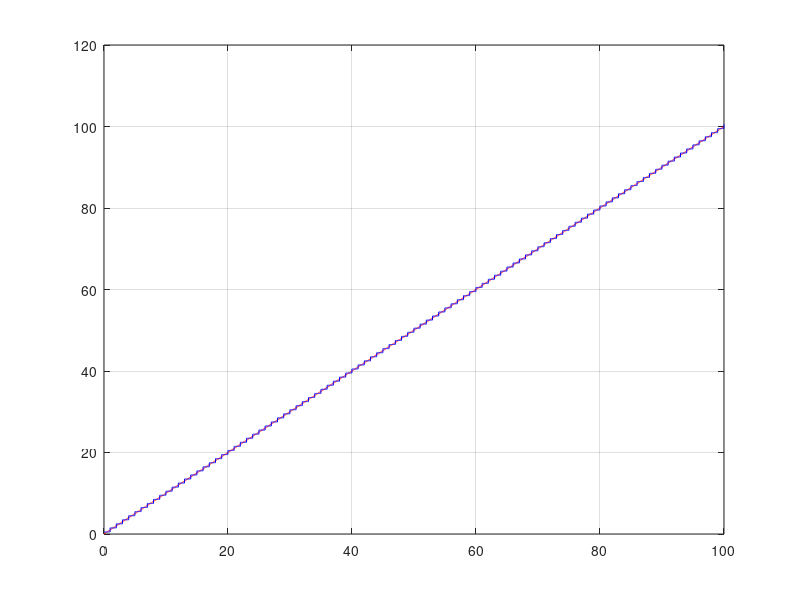

Recreate this plot in MATLAB.
f=zeros(1,100);
x1=zeros(1,100);
x=zeros(1,100);
Q=zeros(1,100);
e=zeros(1,100);
for i=1:1:10000
     
        f(1,i)=i*0.01;
            
end
for i=1:1:10000
    x=f(1,i);
    Q(1,i)=1*(floor(x)+0.5);
    x1=Q(1,i);
    e(1,i)=x-x1;
end
l=0:0.01:99.99;
%p=length(l)
%q=length(f)
%plot(x,Q)   
plot(l,f,'r');hold on;plot(l,Q,'b');hold off
grid on
Y=rms(e)
